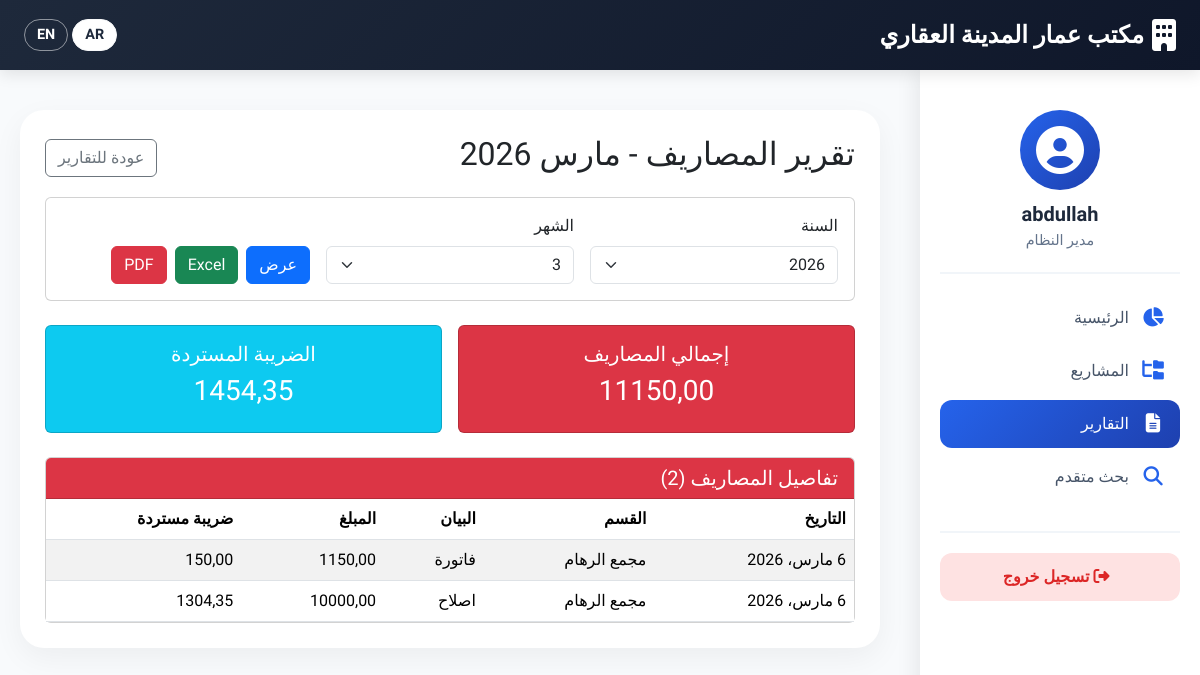
Screenshot of /reports/expense/ (signed in) with the database file from the repository.
### rentals/models.py (models this page shows, shortened)
class Expense(models.Model):
    sub_category = models.ForeignKey(SubCategory, on_delete=models.CASCADE, related_name='expenses', verbose_name="القسم الداخلي")
    date = models.DateField(verbose_name="تاريخ المصروف")
    description = models.CharField(max_length=255, verbose_name="البيان")
    amount = models.DecimalField(max_digits=12, decimal_places=2, verbose_name="المبلغ (شامل الضريبة إن وجدت)")
    has_tax = models.BooleanField(default=False, verbose_name="المبلغ شامل الضريبة؟")
    tax_rate = models.DecimalField(max_digits=5, decimal_places=2, default=15.00, validators=[MinValueValidator(0), MaxValueValidator(100)], verbose_name="نسبة الضريبة (%)")
    tax_refundable = models.BooleanField(default=False, verbose_name="الضريبة قابلة للاسترداد؟")
    attachment = models.FileField(upload_to='expenses/%Y/%m/', verbose_name="مرفق (فاتورة)", blank=True, null=True)
    notes = models.TextField(blank=True, verbose_name="ملاحظات")
    created_at = models.DateTimeField(auto_now_add=True)
    class Meta:
        verbose_name = "مصروف"
        verbose_name_plural = "المصروفات"
        ordering = ['-date']
    @property
    def tax_amount(self):
        if self.has_tax:
            return self.amount * (self.tax_rate / 100) / (1 + self.tax_rate/100)
        return 0

class SubCategory(models.Model):
    main_category = models.ForeignKey(MainCategory, on_delete=models.CASCADE, related_name='subcategories', verbose_name="الفئة الرئيسية")
    name = models.CharField(max_length=200, verbose_name="اسم القسم الداخلي")
    location = models.CharField(max_length=300, verbose_name="الموقع", blank=True)
    description = models.TextField(blank=True, verbose_name="وصف")
    is_active = models.BooleanField(default=True, verbose_name="نشط؟")
    created_at = models.DateTimeField(auto_now_add=True)
    class Meta:
        verbose_name = "قسم داخلي"
        verbose_name_plural = "الأقسام الداخلية"
        ordering = ['main_category', 'name']

### rentals/views.py (the view)
# urls.py: path('reports/expense/', views.expense_report, name='expense_report'),
@login_required
def expense_report(request):
    year = int(request.GET.get('year', datetime.now().year))
    month = int(request.GET.get('month', datetime.now().month))
    start_date = date(year, month, 1)
    if month == 12:
        end_date = date(year+1, 1, 1) - timedelta(days=1)
    else:
        end_date = date(year, month+1, 1) - timedelta(days=1)
    expenses = Expense.objects.filter(
        date__gte=start_date,
        date__lte=end_date
    ).select_related('sub_category')
    total_expense = expenses.aggregate(Sum('amount'))['amount__sum'] or 0
    total_refundable_tax = 0
    for exp in expenses.filter(tax_refundable=True):
        total_refundable_tax += exp.tax_amount
    current_year = datetime.now().year
    years = range(current_year - 5, current_year + 1)
    months = range(1, 13)
    context = {
        'year': year,
        'month': month,
        'month_name': get_month_name(month),
        'expenses': expenses,
        'total_expense': total_expense,
        'total_refundable_tax': total_refundable_tax,
        'start_date': start_date,
        'end_date': end_date,
        'years': years,
        'months': months,
    }
    return render(request, 'rentals/reports/expense_report.html', context)

### rentals/views.py (called while the page is built)
def get_month_name(month_number):
    months = {
        1: 'يناير', 2: 'فبراير', 3: 'مارس', 4: 'إبريل',
        5: 'مايو', 6: 'يونيو', 7: 'يوليو', 8: 'أغسطس',
        9: 'سبتمبر', 10: 'أكتوبر', 11: 'نوفمبر', 12: 'ديسمبر'
    }
    return months.get(month_number, '')

### rentals/templates/rentals/reports/expense_report.html (shortened to what this page needs)
{% extends 'rentals/base.html' %}
{% load i18n %}
{% block content %}
<div class="d-flex justify-content-between align-items-center mb-3">
    <h2>{% trans "تقرير المصاريف" %} - {{ month_name }} {{ year }}</h2>
    <div>
        <a href="{% url 'reports_dashboard' %}" class="btn btn-outline-secondary">
             {% trans "عودة للتقارير" %}
        </a>
    </div>
</div>
<div class="card mb-4">
    <div class="card-body">
        <form method="get" class="row g-3">
            <div class="col-md-4">
                <label class="form-label">{% trans "السنة" %}</label>
                <select name="year" class="form-select">
                    {% for y in years %}
                    <option value="{{ y }}" {% if y == year %}selected{% endif %}>{{ y }}</option>
                    {% endfor %}
                </select>
            </div>
            <div class="col-md-4">
                <label class="form-label">{% trans "الشهر" %}</label>
                <select name="month" class="form-select">
                    {% for m in months %}
                    <option value="{{ m }}" {% if m == month %}selected{% endif %}>{{ m }}</option>
                    {% endfor %}
                </select>
            </div>
            <div class="col-md-4 d-flex align-items-end">
                <button type="submit" class="btn btn-primary">{% trans "عرض" %}</button>
                <a href="{% url 'export_expense_excel' %}?year={{ year }}&month={{ month }}" class="btn btn-success ms-2">
                     Excel
                </a>
                <a href="{% url 'export_expense_pdf' %}?year={{ year }}&month={{ month }}" class="btn btn-danger ms-2">
                     PDF
                </a>
            </div>
        </form>
    </div>
</div>
<div class="row g-3 mb-4">
    <div class="col-md-6">
        <div class="card text-white bg-danger">
            <div class="card-body text-center">
                <h5>{% trans "إجمالي المصاريف" %}</h5>
                <h3>{{ total_expense|floatformat:2 }}</h3>
            </div>
        </div>
    </div>
    <div class="col-md-6">
        <div class="card text-white bg-info">
            <div class="card-body text-center">
                <h5>{% trans "الضريبة المستردة" %}</h5>
                <h3>{{ total_refundable_tax|floatformat:2 }}</h3>
            </div>
        </div>
    </div>
</div>
<div class="card">
    <div class="card-header bg-danger text-white">
        <h5 class="mb-0">{% trans "تفاصيل المصاريف" %} ({{ expenses|length }})</h5>
    </div>
    <div class="card-body p-0">
        <div class="table-responsive">
            <table class="table table-striped table-hover mb-0">
                <thead>
                    <tr>
                        <th>{% trans "التاريخ" %}</th>
                        <th>{% trans "القسم" %}</th>
                        <th>{% trans "البيان" %}</th>
                        <th>{% trans "المبلغ" %}</th>
                        <th>{% trans "ضريبة مستردة" %}</th>
                    </tr>
                </thead>
                <tbody>
                    {% for expense in expenses %}
                    <tr>
                        <td>{{ expense.date }}</td>
                        <td>{{ expense.sub_category.name }}</td>
                        <td>{{ expense.description }}</td>
                        <td>{{ expense.amount|floatformat:2 }}</td>
                        <td>{% if expense.tax_refundable %}{{ expense.tax_amount|floatformat:2 }}{% else %}-{% endif %}</td>
                    </tr>
                    {% empty %}
                    <tr>
                        <td colspan="5" class="text-center py-3">{% trans "لا توجد مصاريف في هذه الفترة." %}</td>
                    </tr>
                    {% endfor %}
                </tbody>
            </table>
        </div>
    </div>
</div>
{% endblock %}

### rentals/templates/rentals/base.html (shortened to what this page needs)
<!DOCTYPE html>
{% load static i18n %}
<html lang="ar" dir="rtl">
<head>
    <link rel="stylesheet" href="https://cdn.jsdelivr.net/npm/bootstrap@5.3.2/dist/css/bootstrap.rtl.min.css">
    <link rel="stylesheet" href="https://cdnjs.cloudflare.com/ajax/libs/font-awesome/6.5.1/css/all.min.css">
</head>
<body>
    <nav class="navbar navbar-custom">
        <div class="container-fluid px-4">
            <a class="navbar-brand" href="{% url 'home' %}">
                <i class="fas fa-building"></i>
                مكتب عمار المدينة العقاري
            </a>
            <div class="language-switcher">
                <form action="{% url 'set_language' %}" method="post" class="d-inline">
                    <button type="submit" name="language" value="ar" class="btn btn-sm btn-light">AR</button>
                    <button type="submit" name="language" value="en" class="btn btn-sm btn-outline-light">EN</button>
                </form>
            </div>
        </div>
    </nav>
    <div class="sidebar" id="sidebar">
        <div class="user-info">
            <div class="avatar">
                <i class="fas fa-user-circle"></i>
            </div>
            <h5>{{ user.get_username|default:"زائر" }}</h5>
            <p>{% if user.is_superuser %}مدير النظام{% else %}مستخدم{% endif %}</p>
        </div>
        <ul class="sidebar-menu">
            <li>
                <a href="{% url 'home' %}" {% if request.path == '/' %}class="active"{% endif %}>
                    <i class="fas fa-chart-pie"></i> الرئيسية
                </a>
            </li>
            <li>
                <a href="{% url 'main_categories' %}" {% if '/categories/' in request.path %}class="active"{% endif %}>
                    <i class="fas fa-folder-tree"></i> المشاريع
                </a>
            </li>
            <li>
                <a href="{% url 'reports_dashboard' %}" {% if '/reports/' in request.path %}class="active"{% endif %}>
                    <i class="fas fa-file-alt"></i> التقارير
                </a>
            </li>
            <li>
                <a href="{% url 'advanced_search' %}" {% if '/search/' in request.path %}class="active"{% endif %}>
                    <i class="fas fa-search"></i> بحث متقدم
                </a>
            </li>
        </ul>
        <div class="sidebar-footer">
            {% if user.is_authenticated %}
            <a href="{% url 'logout' %}" class="logout-btn">
                <i class="fas fa-sign-out-alt ms-2"></i> تسجيل خروج
            </a>
            {% else %}
            <a href="{% url 'login' %}" class="btn btn-primary-custom w-100 py-2">
                <i class="fas fa-sign-in-alt ms-2"></i> دخول
            </a>
            {% endif %}
        </div>
    </div>
    <div class="main-content" id="mainContent">
        <div class="content-card">
            {% block content %}{% endblock %}
        </div>
    </div>
</body>
</html>

### rentals/templates/rentals/base.html (style rules this page uses)
* { font-family: 'Cairo', sans-serif; }
body { background-color: #f8fafc; margin: 0; padding: 0; }
.navbar-custom { background: linear-gradient(135deg, #1e293b, #0f172a); box-shadow: 0 4px 15px rgba(0,0,0,0.1); padding: 12px 0; position: fixed; top: 0; left: 0; right: 0; z-index: 1030; height: 70px; }
.navbar-custom .navbar-brand { color: white; font-weight: 700; font-size: 1.5rem; display: flex; align-items: center; gap: 8px; }
.navbar-custom .navbar-brand i { font-size: 2rem; }
.language-switcher .btn { border-radius: 20px; padding: 4px 12px; font-size: 0.9rem; font-weight: 600; }
.language-switcher .btn-light { background: white; color: #1e293b; }
.language-switcher .btn-outline-light { border-color: rgba(255,255,255,0.5); color: white; }
.sidebar { position: fixed; top: 70px; right: 0; bottom: 0; width: 280px; background: white; box-shadow: -4px 0 20px rgba(0,0,0,0.08); padding: 20px; overflow-y: auto; transition: 0.3s; z-index: 1020; }
.sidebar .user-info { text-align: center; padding: 20px 0; border-bottom: 2px solid #f1f5f9; margin-bottom: 20px; }
.sidebar .user-info .avatar { width: 80px; height: 80px; background: linear-gradient(135deg, #2563eb, #1e40af); border-radius: 50%; display: flex; align-items: center; justify-content: center; margin: 0 auto 12px; }
.sidebar .user-info .avatar i { font-size: 3rem; color: white; }
.sidebar .user-info h5 { color: #1e293b; font-weight: 700; margin-bottom: 4px; }
.sidebar .user-info p { color: #64748b; font-size: 0.9rem; margin: 0; }
.sidebar-menu { list-style: none; padding: 0; margin: 0; }
.sidebar-menu li { margin-bottom: 5px; }
.sidebar-menu a { display: flex; align-items: center; padding: 12px 15px; color: #475569; text-decoration: none; border-radius: 12px; transition: 0.2s; font-weight: 500; }
.sidebar-menu a i { margin-left: 12px; width: 24px; text-align: center; color: #2563eb; font-size: 1.2rem; }
.sidebar-menu a:hover, .sidebar-menu a.active { background: linear-gradient(135deg, #2563eb, #1e40af); color: white; }
.sidebar-menu a:hover i, .sidebar-menu a.active i { color: white; }
.sidebar-footer { margin-top: 30px; padding-top: 20px; border-top: 2px solid #f1f5f9; }
.logout-btn { display: block; padding: 12px; background: #fee2e2; color: #dc2626; text-align: center; text-decoration: none; border-radius: 12px; font-weight: 600; transition: 0.2s; }
.main-content { margin-right: 300px; margin-top: 90px; padding: 20px; min-height: 100vh; transition: margin-right 0.3s; }
.content-card { background: white; border-radius: 24px; box-shadow: 0 10px 30px rgba(0,0,0,0.05); padding: 25px; margin-bottom: 25px; }

### rows the page displays
Expense: date "6 مارس، 2026", sub_category.name "مجمع الرهام", description "فاتورة", amount "1150,00", tax_amount "150,00"
Expense: date "6 مارس، 2026", sub_category.name "مجمع الرهام", description "اصلاح", amount "10000,00", tax_amount "1304,35"

### other values shown
{{ user.get_username|default:"زائر" }} "abdullah"
{{ month_name }} "مارس"
{{ year }} "2026"
{{ total_expense|floatformat:2 }} "11150,00"
{{ total_refundable_tax|floatformat:2 }} "1454,35"
{{ expenses|length }} "2"
form field year "2026"
form field month "3"
